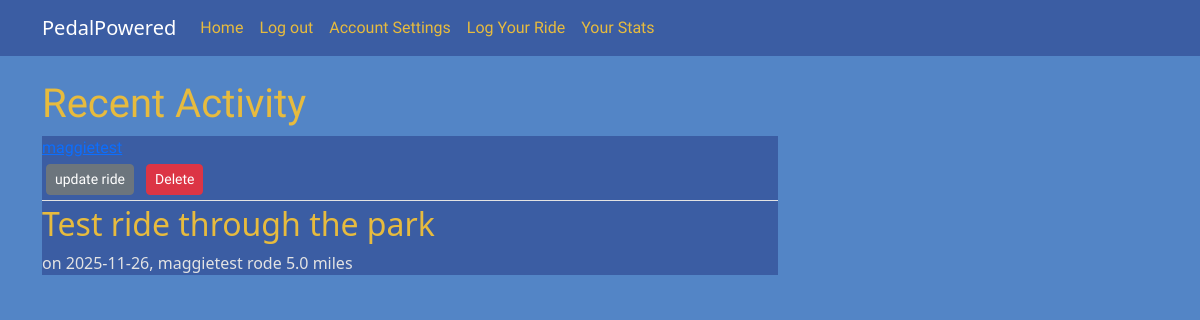
The app's page /post/1 (signed in) with its own data.
### pedalpowered/models.py (models this page shows, shortened)
class rides(db.Model):
    id = db.Column(db.Integer, primary_key = True)
    ride_date = db.Column(db.DateTime, nullable = False, default = lambda: datetime.now(timezone.utc))
    title = db.Column(db.String, nullable = False)
    distance = db.Column(db.Float, nullable = False)
    gas_price = db.Column(db.Float, nullable = True)
    car_mpg = db.Column(db.Float, nullable = True)
    user_id = db.Column(db.Integer,db.ForeignKey('user.id'), nullable=False)
    gas_money_saved = db.Column(db.Float, nullable = True)

class User(db.Model, UserMixin):
    id = db.Column(db.Integer, primary_key = True)
    username = db.Column(db.String(20), unique=True, nullable=False)
    email = db.Column(db.String(100), unique=True, nullable=False)
    img_file = db.Column(db.String(20), nullable=False, default='default.jpg')
    password = db.Column(db.String(60), nullable=False)
    ridelog = db.relationship('rides', backref="author", lazy=True)

### pedalpowered/routes.py (the view)
@app.route("/post/<int:post_id>")
def post(post_id):
    post = rides.query.get_or_404(post_id)
    return render_template('post.html', title = post.title, post = post)

### pedalpowered/models.py (called while the page is built)
@login_manager.user_loader
def load_user(user_id):
    return User.query.get(int(user_id))

### pedalpowered/templates/post.html (shortened to what this page needs)
{% extends "layout.html" %}
{% block content %}
<h1 style="font-family: Irish Grover";>Recent Activity</h1>
    <article class="media-body">
        <div class = "media-body">
            <div class="article-metadata">
                <a class = 'mr-2' href="#">{{post.author.username}}</a>
                {%if post.author == current_user%}
                    <div>
                        <a class = "btn btn-secondary btn-sm m-1" href="{{url_for('update_post',post_id = post.id)}}">update ride</a>
                        <button type="button" class="btn btn-danger btn-sm m-1" data-bs-toggle="modal" data-bs-target="#deleteModal">Delete</button>
                    </div>
                {%endif%}
            </div>
            <h2 class='article-title'>{{post.title}}</h2>
            <p class = "article-content">on {{post.ride_date.strftime('%Y-%m-%d')}}, {{post.author.username}} rode {{post.distance}} miles</p>
        </div>
    </article>
{% endblock content %}

### pedalpowered/static/main.css (style rules this page uses)
body { background: #5385C6; color: #333333; margin-top: 5rem; }
h1, h2, h3, h4, h5, h6 .irish-grover-regular { color: #E7BB3E; }
.article-title { color:#E7BB3E; background-color:#3B5DA3; }
.article-content { white-space: pre-line; background-color:#3B5DA3; }
.article-metadata { padding-bottom: 1px; margin-bottom: 4px; border-bottom: 1px solid #e3e3e3; font-family: "Irish Grover"; }
.media-body { color:#e3e3e3; background-color: #3B5DA3; }

### records on screen
rides: title "Test ride through the park", ride_date "2025-11-26", distance "5.0"
User: author.username "maggietest"
